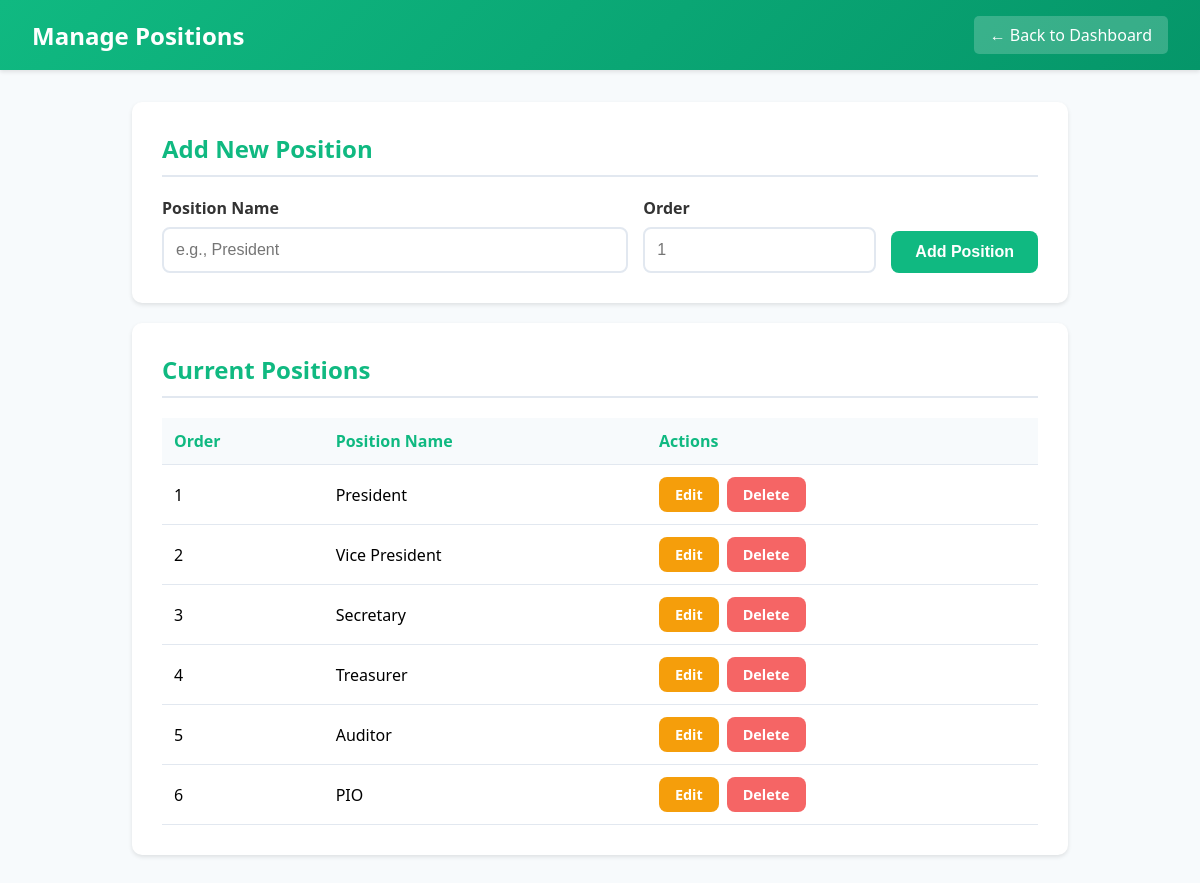
The page /manage_positions.php (signed in) on the database its author committed.
### tables this page shows
CREATE TABLE `positions` (
  `id` int(11) NOT NULL,
  `position_name` varchar(50) NOT NULL,
  `position_order` int(11) NOT NULL,
  `created_at` timestamp NOT NULL DEFAULT current_timestamp()
);

### manage_positions.php (the view, shortened to what this page needs)
<?php
$conn = getDBConnection();
$editMode = false;
$editPosition = null;
$positionsQuery = "SELECT * FROM positions ORDER BY position_order";
$positions = $conn->query($positionsQuery);
?>
<!DOCTYPE html>
<html lang="en">
<head>
</head>
<body>
    <div class="navbar">
        <h1> Manage Positions</h1>
        <a href="admin_dashboard.php">← Back to Dashboard</a>
    </div>
    <div class="container">
        <?php if ($editMode && $editPosition): ?>
        <div class="card">
            <h2> Edit Position</h2>
            <form method="POST" action="">
                <input type="hidden" name="position_id" value="<?php echo $editPosition['id']; ?>">
                <div class="form-row">
                    <div class="form-group">
                        <label for="position_name">Position Name</label>
                        <input type="text" id="position_name" name="position_name"
                               value="<?php echo htmlspecialchars($editPosition['position_name']); ?>" required>
                    </div>
                    <div class="form-group">
                        <label for="position_order">Order</label>
                        <input type="number" id="position_order" name="position_order"
                               value="<?php echo $editPosition['position_order']; ?>" min="1" required>
                    </div>
                    <div>
                        <button type="submit" name="edit_position" class="btn btn-primary">💾 Save Changes</button>
                    </div>
                </div>
                <a href="manage_positions.php" class="btn btn-secondary" style="margin-top: 15px;">Cancel</a>
            </form>
        </div>
        <?php else: ?>
        <div class="card">
            <h2> Add New Position</h2>
            <form method="POST" action="">
                <div class="form-row">
                    <div class="form-group">
                        <label for="position_name">Position Name</label>
                        <input type="text" id="position_name" name="position_name"
                               placeholder="e.g., President" required>
                    </div>
                    <div class="form-group">
                        <label for="position_order">Order</label>
                        <input type="number" id="position_order" name="position_order"
                               placeholder="1" min="1" required>
                    </div>
                    <button type="submit" name="add_position" class="btn btn-primary">Add Position</button>
                </div>
            </form>
        </div>
        <?php endif; ?>
        <div class="card">
            <h2>Current Positions</h2>
            <?php if ($positions->num_rows > 0): ?>
                <table>
                    <thead>
                        <tr>
                            <th>Order</th>
                            <th>Position Name</th>
                            <th>Actions</th>
                        </tr>
                    </thead>
                    <tbody>
                        <?php while ($position = $positions->fetch_assoc()): ?>
                            <tr class="<?php echo ($editMode && $editPosition && $position['id'] == $editPosition['id']) ? 'edit-highlight' : ''; ?>">
                                <td><?php echo $position['position_order']; ?></td>
                                <td><?php echo htmlspecialchars($position['position_name']); ?></td>
                                <td>
                                    <div class="action-buttons">
                                        <a href="?edit=<?php echo $position['id']; ?>" class="btn btn-warning">
                                             Edit
                                        </a>
                                        <a href="?delete=<?php echo $position['id']; ?>"
                                           class="btn btn-danger"
                                           onclick="return confirm(' Delete this position?\n\nThis will also remove:\n- All candidates for this position\n- Associated votes\n\nThis action cannot be undone!')">
                                             Delete
                                        </a>
                                    </div>
                                </td>
                            </tr>
                        <?php endwhile; ?>
                    </tbody>
                </table>
            <?php else: ?>
                <p style="text-align: center; color: #666; padding: 20px;">No positions created yet.</p>
            <?php endif; ?>
        </div>
    </div>
</body>
</html>

### manage_positions.php (style rules this page uses)
* { margin: 0; padding: 0; box-sizing: border-box; }
body { font-family: 'Segoe UI', Tahoma, Geneva, Verdana, sans-serif; background: #f7fafc; }
.navbar { background: linear-gradient(135deg, #10b981 0%, #059669 100%); color: white; padding: 1rem 2rem; display: flex; justify-content: space-between; align-items: center; box-shadow: 0 2px 4px rgba(0,0,0,0.1); }
.navbar h1 { font-size: 1.5em; }
.navbar a { color: white; text-decoration: none; padding: 8px 16px; background: rgba(255,255,255,0.2); border-radius: 5px; }
.container { max-width: 1000px; margin: 2rem auto; padding: 0 2rem; }
.card { background: white; padding: 30px; border-radius: 10px; box-shadow: 0 2px 4px rgba(0,0,0,0.1); margin-bottom: 20px; }
.card h2 { color: #10b981; margin-bottom: 20px; padding-bottom: 10px; border-bottom: 2px solid #e2e8f0; }
.form-row { display: grid; grid-template-columns: 2fr 1fr auto; gap: 15px; align-items: end; }
.form-group { margin-bottom: 0; }
label { display: block; margin-bottom: 8px; color: #333; font-weight: 600; }
input { width: 100%; padding: 12px; border: 2px solid #e2e8f0; border-radius: 8px; font-size: 1em; }
.btn { padding: 12px 24px; border: none; border-radius: 8px; font-size: 1em; cursor: pointer; font-weight: 600; transition: all 0.3s; text-decoration: none; display: inline-block; }
.btn-primary { background: #10b981; color: white; }
.btn-warning { background: #f59e0b; color: white; padding: 8px 16px; font-size: 0.9em; }
.btn-danger { background: #f56565; color: white; padding: 8px 16px; font-size: 0.9em; }
table { width: 100%; border-collapse: collapse; }
th, td { padding: 12px; text-align: left; border-bottom: 1px solid #e2e8f0; }
th { background: #f7fafc; color: #10b981; font-weight: 600; }
.action-buttons { display: flex; gap: 8px; }

### rows shown on the page
positions: position_order "1", position_name "President"
positions: position_order "2", position_name "Vice President"
positions: position_order "3", position_name "Secretary"
positions: position_order "4", position_name "Treasurer"
positions: position_order "5", position_name "Auditor"
positions: position_order "6", position_name "PIO"
